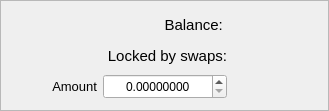
                       <widget class="QFrame" name="frame_72">
                        <property name="sizePolicy">
                         <sizepolicy hsizetype="MinimumExpanding" vsizetype="Minimum">
                          <horstretch>0</horstretch>
                          <verstretch>0</verstretch>
                         </sizepolicy>
                        </property>
                        <property name="maximumSize">
                         <size>
                          <width>16777215</width>
                          <height>16777215</height>
                         </size>
                        </property>
                        <property name="styleSheet">
                         <string notr="true"/>
                        </property>
                        <property name="frameShape">
                         <enum>QFrame::StyledPanel</enum>
                        </property>
                        <property name="frameShadow">
                         <enum>QFrame::Raised</enum>
                        </property>
                        <layout class="QGridLayout" name="gridLayout_50">
                         <item row="0" column="1" colspan="2">
                          <widget class="QLabel" name="orderbook_buy_balance_lbl">
                           <property name="sizePolicy">
                            <sizepolicy hsizetype="Minimum" vsizetype="Minimum">
                             <horstretch>0</horstretch>
                             <verstretch>0</verstretch>
                            </sizepolicy>
                           </property>
                           <property name="minimumSize">
                            <size>
                             <width>0</width>
                             <height>25</height>
                            </size>
                           </property>
                           <property name="font">
                            <font>
                             <pointsize>11</pointsize>
                            </font>
                           </property>
                           <property name="text">
                            <string>Balance: </string>
                           </property>
                           <property name="alignment">
                            <set>Qt::AlignRight|Qt::AlignTrailing|Qt::AlignVCenter</set>
                           </property>
                          </widget>
                         </item>
                         <item row="0" column="4" rowspan="3">
                          <widget class="QLabel" name="orderbook_buy_bal_icon">
                           <property name="minimumSize">
                            <size>
                             <width>64</width>
                             <height>64</height>
                            </size>
                           </property>
                           <property name="maximumSize">
                            <size>
                             <width>64</width>
                             <height>64</height>
                            </size>
                           </property>
                           <property name="font">
                            <font>
                             <pointsize>10</pointsize>
                            </font>
                           </property>
                           <property name="text">
                            <string>&lt;html&gt;&lt;head/&gt;&lt;body&gt;&lt;p&gt;&lt;img src=&quot;:/64/img/64/placeholder.png&quot;/&gt;&lt;/p&gt;&lt;/body&gt;&lt;/html&gt;</string>
                           </property>
                           <property name="alignment">
                            <set>Qt::AlignCenter</set>
                           </property>
                          </widget>
                         </item>
                         <item row="1" column="1" colspan="2">
                          <widget class="QLabel" name="orderbook_buy_locked_lbl">
                           <property name="sizePolicy">
                            <sizepolicy hsizetype="Minimum" vsizetype="Minimum">
                             <horstretch>0</horstretch>
                             <verstretch>0</verstretch>
                            </sizepolicy>
                           </property>
                           <property name="minimumSize">
                            <size>
                             <width>0</width>
                             <height>25</height>
                            </size>
                           </property>
                           <property name="font">
                            <font>
                             <pointsize>11</pointsize>
                            </font>
                           </property>
                           <property name="styleSheet">
                            <string/>
                           </property>
                           <property name="text">
                            <string>Locked by swaps:</string>
                           </property>
                           <property name="alignment">
                            <set>Qt::AlignRight|Qt::AlignTrailing|Qt::AlignVCenter</set>
                           </property>
                          </widget>
                         </item>
                         <item row="2" column="0">
                          <spacer name="horizontalSpacer_6">
                           <property name="orientation">
                            <enum>Qt::Horizontal</enum>
                           </property>
                           <property name="sizeType">
                            <enum>QSizePolicy::MinimumExpanding</enum>
                           </property>
                           <property name="sizeHint" stdset="0">
                            <size>
                             <width>40</width>
                             <height>20</height>
                            </size>
                           </property>
                          </spacer>
                         </item>
                         <item row="2" column="1">
                          <widget class="QLabel" name="orderbook_buy_amount_lbl">
                           <property name="sizePolicy">
                            <sizepolicy hsizetype="Minimum" vsizetype="Minimum">
                             <horstretch>0</horstretch>
                             <verstretch>0</verstretch>
                            </sizepolicy>
                           </property>
                           <property name="minimumSize">
                            <size>
                             <width>0</width>
                             <height>25</height>
                            </size>
                           </property>
                           <property name="maximumSize">
                            <size>
                             <width>16777215</width>
                             <height>16777215</height>
                            </size>
                           </property>
                           <property name="font">
                            <font>
                             <pointsize>10</pointsize>
                            </font>
                           </property>
                           <property name="text">
                            <string>Amount</string>
                           </property>
                           <property name="alignment">
                            <set>Qt::AlignRight|Qt::AlignTrailing|Qt::AlignVCenter</set>
                           </property>
                          </widget>
                         </item>
                         <item row="2" column="2">
                          <widget class="QDoubleSpinBox" name="orderbook_buy_amount_spinbox">
                           <property name="sizePolicy">
                            <sizepolicy hsizetype="Minimum" vsizetype="Minimum">
                             <horstretch>0</horstretch>
                             <verstretch>0</verstretch>
                            </sizepolicy>
                           </property>
                           <property name="minimumSize">
                            <size>
                             <width>0</width>
                             <height>25</height>
                            </size>
                           </property>
                           <property name="maximumSize">
                            <size>
                             <width>16777215</width>
                             <height>35</height>
                            </size>
                           </property>
                           <property name="font">
                            <font>
                             <pointsize>9</pointsize>
                            </font>
                           </property>
                           <property name="styleSheet">
                            <string notr="true"/>
                           </property>
                           <property name="alignment">
                            <set>Qt::AlignCenter</set>
                           </property>
                           <property name="decimals">
                            <number>8</number>
                           </property>
                           <property name="maximum">
                            <double>9999999999.989999771118164</double>
                           </property>
                           <property name="singleStep">
                            <double>0.000001000000000</double>
                           </property>
                          </widget>
                         </item>
                         <item row="0" column="3" rowspan="3">
                          <spacer name="verticalSpacer_7">
                           <property name="orientation">
                            <enum>Qt::Vertical</enum>
                           </property>
                           <property name="sizeHint" stdset="0">
                            <size>
                             <width>20</width>
                             <height>40</height>
                            </size>
                           </property>
                          </spacer>
                         </item>
                        </layout>
                       </widget>
